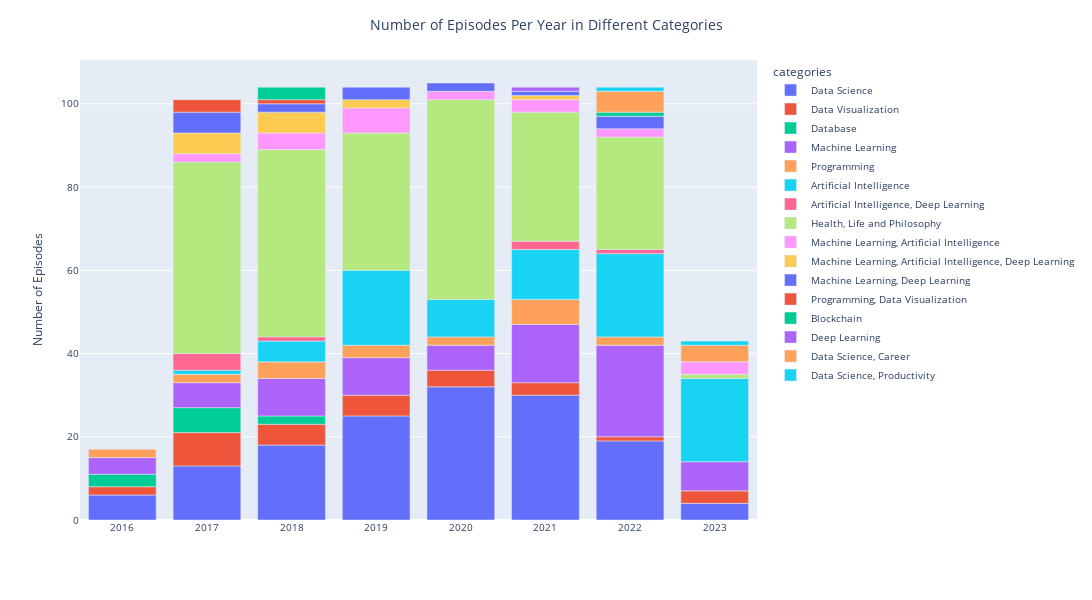

Notebook code cell kept with this figure:
### Code cell
fig = px.bar(metrics_complete, x = 'episode_year', y='episode_number', hover_data = ['class'], color = 'class', width=1100, height=600, )
fig.update_layout(title_text= 'Number of Episodes Per Year in Different Categories',  title_x=0.5)
fig.update_xaxes(title=' ', visible= True, showticklabels= True)
fig.update_yaxes(title='Number of Episodes', visible= True, showticklabels= True)
fig.update_layout(legend_title = 'categories', showlegend = True, font=dict(size= 10))
fig.show()
fig.write_html("Episode_distribution.html")

### Figure 1 — Plotly figure (JSON) as saved in the notebook; plotly's stock layout.template omitted (floating-point values rounded to 4 significant figures)
{"data": [{"alignmentgroup": "True", "customdata": [["Data Science"], ["Data Science"], ["Data Science"], ["Data Science"], ["Data Science"], ["Data Science"], ["Data Science"], ["Data Science"]], "hovertemplate": "class=%{customdata[0]}<br>episode_year=%{x}<br>episode_number=%{y}<extra></extra>", "legendgroup": "Data Science", "marker": {"color": "#636efa", "pattern": {"shape": ""}}, "name": "Data Science", "offsetgroup": "Data Science", "orientation": "v", "showlegend": true, "textposition": "auto", "type": "bar", "x": [2016, 2017, 2018, 2019, 2020, 2021, 2022, 2023], "xaxis": "x", "y": [6, 13, 18, 25, 32, 30, 19, 4], "yaxis": "y"}, {"alignmentgroup": "True", "customdata": [["Data Visualization"], ["Data Visualization"], ["Data Visualization"], ["Data Visualization"], ["Data Visualization"], ["Data Visualization"], ["Data Visualization"], ["Data Visualization"]], "hovertemplate": "class=%{customdata[0]}<br>episode_year=%{x}<br>episode_number=%{y}<extra></extra>", "legendgroup": "Data Visualization", "marker": {"color": "#EF553B", "pattern": {"shape": ""}}, "name": "Data Visualization", "offsetgroup": "Data Visualization", "orientation": "v", "showlegend": true, "textposition": "auto", "type": "bar", "x": [2016, 2017, 2018, 2019, 2020, 2021, 2022, 2023], "xaxis": "x", "y": [2, 8, 5, 5, 4, 3, 1, 3], "yaxis": "y"}, {"alignmentgroup": "True", "customdata": [["Database"], ["Database"], ["Database"]], "hovertemplate": "class=%{customdata[0]}<br>episode_year=%{x}<br>episode_number=%{y}<extra></extra>", "legendgroup": "Database", "marker": {"color": "#00cc96", "pattern": {"shape": ""}}, "name": "Database", "offsetgroup": "Database", "orientation": "v", "showlegend": true, "textposition": "auto", "type": "bar", "x": [2016, 2017, 2018], "xaxis": "x", "y": [3, 6, 2], "yaxis": "y"}, {"alignmentgroup": "True", "customdata": [["Machine Learning"], ["Machine Learning"], ["Machine Learning"], ["Machine Learning"], ["Machine Learning"], ["Machine Learning"], ["Machine Learning"], ["Machine Learning"]], "hovertemplate": "class=%{customdata[0]}<br>episode_year=%{x}<br>episode_number=%{y}<extra></extra>", "legendgroup": "Machine Learning", "marker": {"color": "#ab63fa", "pattern": {"shape": ""}}, "name": "Machine Learning", "offsetgroup": "Machine Learning", "orientation": "v", "showlegend": true, "textposition": "auto", "type": "bar", "x": [2016, 2017, 2018, 2019, 2020, 2021, 2022, 2023], "xaxis": "x", "y": [4, 6, 9, 9, 6, 14, 22, 7], "yaxis": "y"}, {"alignmentgroup": "True", "customdata": [["Programming"], ["Programming"], ["Programming"], ["Programming"], ["Programming"], ["Programming"], ["Programming"]], "hovertemplate": "class=%{customdata[0]}<br>episode_year=%{x}<br>episode_number=%{y}<extra></extra>", "legendgroup": "Programming", "marker": {"color": "#FFA15A", "pattern": {"shape": ""}}, "name": "Programming", "offsetgroup": "Programming", "orientation": "v", "showlegend": true, "textposition": "auto", "type": "bar", "x": [2016, 2017, 2018, 2019, 2020, 2021, 2022], "xaxis": "x", "y": [2, 2, 4, 3, 2, 6, 2], "yaxis": "y"}, {"alignmentgroup": "True", "customdata": [["Artificial Intelligence"], ["Artificial Intelligence"], ["Artificial Intelligence"], ["Artificial Intelligence"], ["Artificial Intelligence"], ["Artificial Intelligence"], ["Artificial Intelligence"]], "hovertemplate": "class=%{customdata[0]}<br>episode_year=%{x}<br>episode_number=%{y}<extra></extra>", "legendgroup": "Artificial Intelligence", "marker": {"color": "#19d3f3", "pattern": {"shape": ""}}, "name": "Artificial Intelligence", "offsetgroup": "Artificial Intelligence", "orientation": "v", "showlegend": true, "textposition": "auto", "type": "bar", "x": [2017, 2018, 2019, 2020, 2021, 2022, 2023], "xaxis": "x", "y": [1, 5, 18, 9, 12, 20, 20], "yaxis": "y"}, {"alignmentgroup": "True", "customdata": [["Artificial Intelligence, Deep Learning"], ["Artificial Intelligence, Deep Learning"], ["Artificial Intelligence, Deep Learning"], ["Artificial Intelligence, Deep Learning"]], "hovertemplate": "class=%{customdata[0]}<br>episode_year=%{x}<br>episode_number=%{y}<extra></extra>", "legendgroup": "Artificial Intelligence, Deep Learning", "marker": {"color": "#FF6692", "pattern": {"shape": ""}}, "name": "Artificial Intelligence, Deep Learning", "offsetgroup": "Artificial Intelligence, Deep Learning", "orientation": "v", "showlegend": true, "textposition": "auto", "type": "bar", "x": [2017, 2018, 2021, 2022], "xaxis": "x", "y": [4, 1, 2, 1], "yaxis": "y"}, {"alignmentgroup": "True", "customdata": [["Health, Life and Philosophy"], ["Health, Life and Philosophy"], ["Health, Life and Philosophy"], ["Health, Life and Philosophy"], ["Health, Life and Philosophy"], ["Health, Life and Philosophy"], ["Health, Life and Philosophy"]], "hovertemplate": "class=%{customdata[0]}<br>episode_year=%{x}<br>episode_number=%{y}<extra></extra>", "legendgroup": "Health, Life and Philosophy", "marker": {"color": "#B6E880", "pattern": {"shape": ""}}, "name": "Health, Life and Philosophy", "offsetgroup": "Health, Life and Philosophy", "orientation": "v", "showlegend": true, "textposition": "auto", "type": "bar", "x": [2017, 2018, 2019, 2020, 2021, 2022, 2023], "xaxis": "x", "y": [46, 45, 33, 48, 31, 27, 1], "yaxis": "y"}, {"alignmentgroup": "True", "customdata": [["Machine Learning, Artificial Intelligence"], ["Machine Learning, Artificial Intelligence"], ["Machine Learning, Artificial Intelligence"], ["Machine Learning, Artificial Intelligence"], ["Machine Learning, Artificial Intelligence"], ["Machine Learning, Artificial Intelligence"], ["Machine Learning, Artificial Intelligence"]], "hovertemplate": "class=%{customdata[0]}<br>episode_year=%{x}<br>episode_number=%{y}<extra></extra>", "legendgroup": "Machine Learning, Artificial Intelligence", "marker": {"color": "#FF97FF", "pattern": {"shape": ""}}, "name": "Machine Learning, Artificial Intelligence", "offsetgroup": "Machine Learning, Artificial Intelligence", "orientation": "v", "showlegend": true, "textposition": "auto", "type": "bar", "x": [2017, 2018, 2019, 2020, 2021, 2022, 2023], "xaxis": "x", "y": [2, 4, 6, 2, 3, 2, 3], "yaxis": "y"}, {"alignmentgroup": "True", "customdata": [["Machine Learning, Artificial Intelligence, Deep Learning"], ["Machine Learning, Artificial Intelligence, Deep Learning"], ["Machine Learning, Artificial Intelligence, Deep Learning"], ["Machine Learning, Artificial Intelligence, Deep Learning"]], "hovertemplate": "class=%{customdata[0]}<br>episode_year=%{x}<br>episode_number=%{y}<extra></extra>", "legendgroup": "Machine Learning, Artificial Intelligence, Deep Learning", "marker": {"color": "#FECB52", "pattern": {"shape": ""}}, "name": "Machine Learning, Artificial Intelligence, Deep Learning", "offsetgroup": "Machine Learning, Artificial Intelligence, Deep Learning", "orientation": "v", "showlegend": true, "textposition": "auto", "type": "bar", "x": [2017, 2018, 2019, 2021], "xaxis": "x", "y": [5, 5, 2, 1], "yaxis": "y"}, {"alignmentgroup": "True", "customdata": [["Machine Learning, Deep Learning"], ["Machine Learning, Deep Learning"], ["Machine Learning, Deep Learning"], ["Machine Learning, Deep Learning"], ["Machine Learning, Deep Learning"], ["Machine Learning, Deep Learning"]], "hovertemplate": "class=%{customdata[0]}<br>episode_year=%{x}<br>episode_number=%{y}<extra></extra>", "legendgroup": "Machine Learning, Deep Learning", "marker": {"color": "#636efa", "pattern": {"shape": ""}}, "name": "Machine Learning, Deep Learning", "offsetgroup": "Machine Learning, Deep Learning", "orientation": "v", "showlegend": true, "textposition": "auto", "type": "bar", "x": [2017, 2018, 2019, 2020, 2021, 2022], "xaxis": "x", "y": [5, 2, 3, 2, 1, 3], "yaxis": "y"}, {"alignmentgroup": "True", "customdata": [["Programming, Data Visualization"], ["Programming, Data Visualization"]], "hovertemplate": "class=%{customdata[0]}<br>episode_year=%{x}<br>episode_number=%{y}<extra></extra>", "legendgroup": "Programming, Data Visualization", "marker": {"color": "#EF553B", "pattern": {"shape": ""}}, "name": "Programming, Data Visualization", "offsetgroup": "Programming, Data Visualization", "orientation": "v", "showlegend": true, "textposition": "auto", "type": "bar", "x": [2017, 2018], "xaxis": "x", "y": [3, 1], "yaxis": "y"}, {"alignmentgroup": "True", "customdata": [["Blockchain"], ["Blockchain"]], "hovertemplate": "class=%{customdata[0]}<br>episode_year=%{x}<br>episode_number=%{y}<extra></extra>", "legendgroup": "Blockchain", "marker": {"color": "#00cc96", "pattern": {"shape": ""}}, "name": "Blockchain", "offsetgroup": "Blockchain", "orientation": "v", "showlegend": true, "textposition": "auto", "type": "bar", "x": [2018, 2022], "xaxis": "x", "y": [3, 1], "yaxis": "y"}, {"alignmentgroup": "True", "customdata": [["Deep Learning"]], "hovertemplate": "class=%{customdata[0]}<br>episode_year=%{x}<br>episode_number=%{y}<extra></extra>", "legendgroup": "Deep Learning", "marker": {"color": "#ab63fa", "pattern": {"shape": ""}}, "name": "Deep Learning", "offsetgroup": "Deep Learning", "orientation": "v", "showlegend": true, "textposition": "auto", "type": "bar", "x": [2021], "xaxis": "x", "y": [1], "yaxis": "y"}, {"alignmentgroup": "True", "customdata": [["Data Science, Career"], ["Data Science, Career"]], "hovertemplate": "class=%{customdata[0]}<br>episode_year=%{x}<br>episode_number=%{y}<extra></extra>", "legendgroup": "Data Science, Career", "marker": {"color": "#FFA15A", "pattern": {"shape": ""}}, "name": "Data Science, Career", "offsetgroup": "Data Science, Career", "orientation": "v", "showlegend": true, "textposition": "auto", "type": "bar", "x": [2022, 2023], "xaxis": "x", "y": [5, 4], "yaxis": "y"}, {"alignmentgroup": "True", "customdata": [["Data Science, Productivity"], ["Data Science, Productivity"]], "hovertemplate": "class=%{customdata[0]}<br>episode_year=%{x}<br>episode_number=%{y}<extra></extra>", "legendgroup": "Data Science, Productivity", "marker": {"color": "#19d3f3", "pattern": {"shape": ""}}, "name": "Data Science, Productivity", "offsetgroup": "Data Science, Productivity", "orientation": "v", "showlegend": true, "textposition": "auto", "type": "bar", "x": [2022, 2023], "xaxis": "x", "y": [1, 1], "yaxis": "y"}], "layout": {"barmode": "relative", "font": {"size": 10}, "height": 600, "legend": {"title": {"text": "categories"}, "tracegroupgap": 0}, "margin": {"t": 60}, "showlegend": true, "title": {"text": "Number of Episodes Per Year in Different Categories", "x": 0.5}, "width": 1100, "xaxis": {"anchor": "y", "domain": [0, 1], "showticklabels": true, "title": {"text": " "}, "visible": true}, "yaxis": {"anchor": "x", "domain": [0, 1], "showticklabels": true, "title": {"text": "Number of Episodes"}, "visible": true}}}
